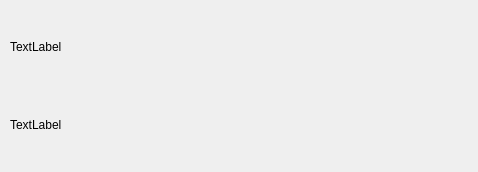
<?xml version="1.0" encoding="UTF-8"?>
<ui version="4.0">
 <class>WaitingDialog</class>
 <widget class="QDialog" name="WaitingDialog">
  <property name="geometry">
   <rect>
    <x>0</x>
    <y>0</y>
    <width>478</width>
    <height>172</height>
   </rect>
  </property>
  <property name="windowTitle">
   <string>请稍侯...</string>
  </property>
  <widget class="QWidget" name="verticalLayoutWidget">
   <property name="geometry">
    <rect>
     <x>10</x>
     <y>10</y>
     <width>461</width>
     <height>151</height>
    </rect>
   </property>
   <layout class="QVBoxLayout" name="verticalLayout">
    <item>
     <widget class="QLabel" name="label">
      <property name="text">
       <string>TextLabel</string>
      </property>
     </widget>
    </item>
    <item>
     <widget class="QLabel" name="label_gif">
      <property name="text">
       <string>TextLabel</string>
      </property>
     </widget>
    </item>
   </layout>
  </widget>
 </widget>
 <resources/>
 <connections/>
</ui>
